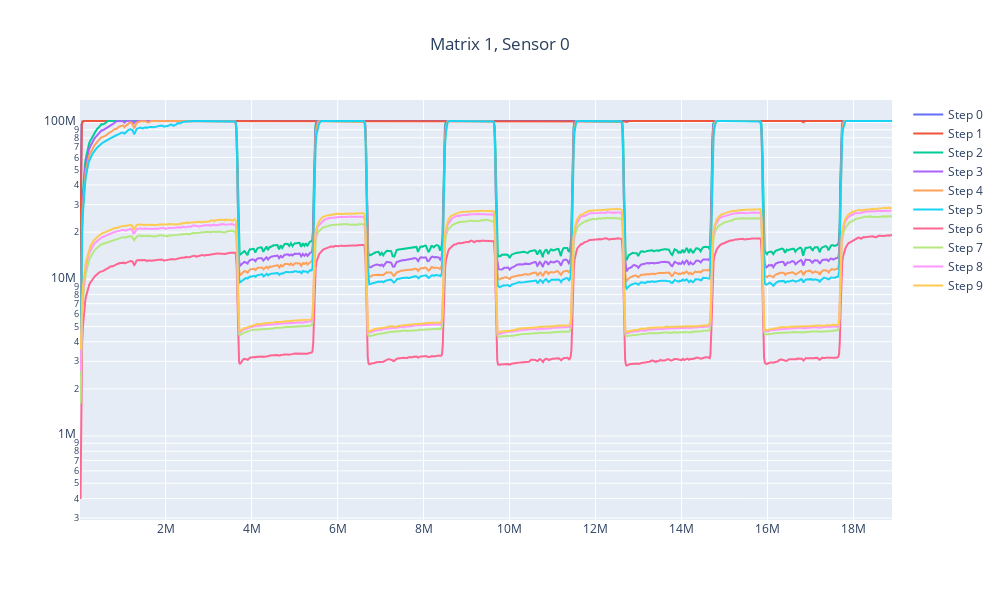

Notebook code for this chart:
### Code cell
plot_filtered_data(sensor_data, 1, 0)

### Figure 1 — Plotly figure (JSON) as saved in the notebook; plotly's stock layout.template omitted (floating-point values rounded to 4 significant figures; data arrays with more than 128 entries replaced by an {"elided": "..."} marker saying what was removed)
{"data": [{"mode": "lines", "name": "Step 0", "type": "scatter", "x": {"elided": "1029 int values"}, "y": {"elided": "1029 float values"}}, {"mode": "lines", "name": "Step 1", "type": "scatter", "x": {"elided": "1029 int values"}, "y": {"elided": "1029 float values"}}, {"mode": "lines", "name": "Step 2", "type": "scatter", "x": {"elided": "1029 int values"}, "y": {"elided": "1029 float values"}}, {"mode": "lines", "name": "Step 3", "type": "scatter", "x": {"elided": "1029 int values"}, "y": {"elided": "1029 float values"}}, {"mode": "lines", "name": "Step 4", "type": "scatter", "x": {"elided": "1029 int values"}, "y": {"elided": "1029 float values"}}, {"mode": "lines", "name": "Step 5", "type": "scatter", "x": {"elided": "1029 int values"}, "y": {"elided": "1029 float values"}}, {"mode": "lines", "name": "Step 6", "type": "scatter", "x": {"elided": "1029 int values"}, "y": {"elided": "1029 float values"}}, {"mode": "lines", "name": "Step 7", "type": "scatter", "x": {"elided": "1029 int values"}, "y": {"elided": "1029 float values"}}, {"mode": "lines", "name": "Step 8", "type": "scatter", "x": {"elided": "1028 int values"}, "y": {"elided": "1028 float values"}}, {"mode": "lines", "name": "Step 9", "type": "scatter", "x": {"elided": "1028 int values"}, "y": {"elided": "1028 float values"}}], "layout": {"height": 600, "title": {"text": "Matrix 1, Sensor 0", "x": 0.5}, "width": 1000, "yaxis": {"type": "log"}}}
